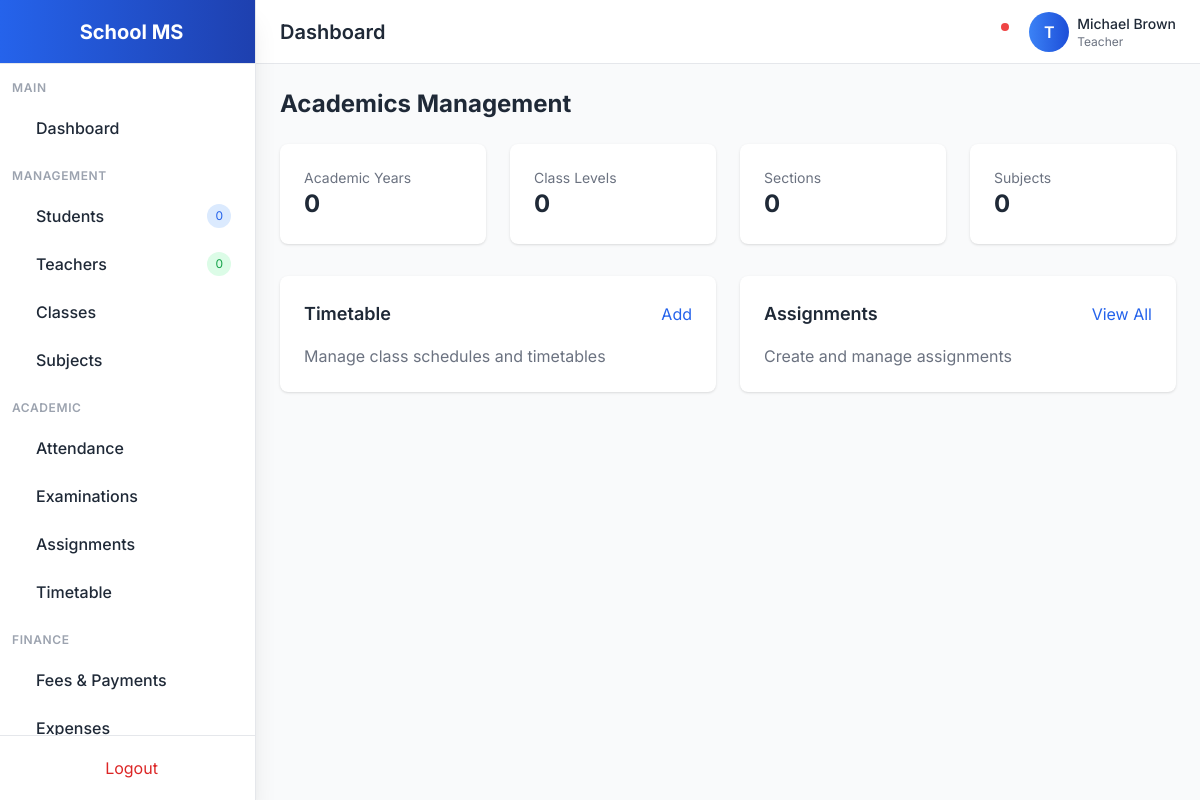
/academics/ (signed in), run on the app's committed database.
### accounts/models.py (models this page shows, shortened)
class User(AbstractUser):
    ROLE_CHOICES = [
        ('admin', 'Admin'),
        ('teacher', 'Teacher'),
        ('student', 'Student'),
        ('parent', 'Parent'),
    ]
    GENDER_CHOICES = [
        ('male', 'Male'),
        ('female', 'Female'),
        ('other', 'Other'),
    ]
    role = models.CharField(max_length=20, choices=ROLE_CHOICES, default='student')
    gender = models.CharField(max_length=10, choices=GENDER_CHOICES, blank=True)
    phone = models.CharField(max_length=20, blank=True)
    address = models.TextField(blank=True)
    photo = models.ImageField(upload_to='profiles/', blank=True, null=True)
    date_of_birth = models.DateField(null=True, blank=True)
    created_at = models.DateTimeField(auto_now_add=True)
    updated_at = models.DateTimeField(auto_now=True)
    class Meta:
        ordering = ['-created_at']

### academics/views.py (the view)
# urls.py: path('', views.academics_dashboard, name='academics-dashboard'),
@login_required
def academics_dashboard(request):
    return render(request, 'academics/dashboard.html')

### templates/academics/dashboard.html (shortened to what this page needs)
{% extends 'base.html' %}
{% block content %}
<h1 class="text-2xl font-bold mb-6">Academics Management</h1>
<div class="grid grid-cols-1 md:grid-cols-2 lg:grid-cols-4 gap-6 mb-8">
    <a href="{% url 'academic-year-list' %}" class="bg-white dark:bg-gray-800 p-6 rounded-lg shadow hover:shadow-lg transition">
        <h3 class="text-gray-500 dark:text-gray-400 text-sm">Academic Years</h3>
        <p class="text-2xl font-bold">{{ academic_years_count|default:0 }}</p>
    </a>
    <a href="{% url 'class-level-list' %}" class="bg-white dark:bg-gray-800 p-6 rounded-lg shadow hover:shadow-lg transition">
        <h3 class="text-gray-500 dark:text-gray-400 text-sm">Class Levels</h3>
        <p class="text-2xl font-bold">{{ class_levels_count|default:0 }}</p>
    </a>
    <a href="{% url 'class-section-list' %}" class="bg-white dark:bg-gray-800 p-6 rounded-lg shadow hover:shadow-lg transition">
        <h3 class="text-gray-500 dark:text-gray-400 text-sm">Sections</h3>
        <p class="text-2xl font-bold">{{ sections_count|default:0 }}</p>
    </a>
    <a href="{% url 'subject-list' %}" class="bg-white dark:bg-gray-800 p-6 rounded-lg shadow hover:shadow-lg transition">
        <h3 class="text-gray-500 dark:text-gray-400 text-sm">Subjects</h3>
        <p class="text-2xl font-bold">{{ subjects_count|default:0 }}</p>
    </a>
</div>
<div class="grid grid-cols-1 lg:grid-cols-2 gap-6">
    <div class="bg-white dark:bg-gray-800 p-6 rounded-lg shadow">
        <div class="flex justify-between items-center mb-4">
            <h2 class="text-lg font-semibold">Timetable</h2>
            <a href="{% url 'timetable-create' %}" class="text-blue-600 hover:underline">Add</a>
        </div>
        <p class="text-gray-500">Manage class schedules and timetables</p>
    </div>
    <div class="bg-white dark:bg-gray-800 p-6 rounded-lg shadow">
        <div class="flex justify-between items-center mb-4">
            <h2 class="text-lg font-semibold">Assignments</h2>
            <a href="{% url 'assignment-list' %}" class="text-blue-600 hover:underline">View All</a>
        </div>
        <p class="text-gray-500">Create and manage assignments</p>
    </div>
</div>
{% endblock %}

### templates/base.html (shortened to what this page needs)
<!DOCTYPE html>
<html lang="en" class="light">
<head>
    <script src="https://cdn.tailwindcss.com"></script>
    <link href="https://cdn.jsdelivr.net/npm/remixicon@3.5.0/fonts/remixicon.css" rel="stylesheet">
</head>
<body class="bg-gray-50 dark:bg-gray-900 text-gray-800 dark:text-gray-100 transition-colors duration-300">
    {% if user.is_authenticated %}
    <div class="flex h-screen overflow-hidden">
        <aside class="w-64 bg-white dark:bg-gray-800 border-r dark:border-gray-700 flex flex-col shadow-xl z-20">
            <div class="h-16 flex items-center justify-center border-b dark:border-gray-700 bg-gradient-to-r from-primary-600 to-primary-800">
                <span class="text-xl font-bold text-white">School MS</span>
            </div>
            <nav class="flex-1 overflow-y-auto py-4">
                <div class="px-3 mb-2">
                    <p class="text-xs font-semibold text-gray-400 uppercase tracking-wider">Main</p>
                </div>
                <a href="{% url 'dashboard' %}" class="sidebar-item flex items-center px-4 py-3 mx-2 rounded-lg {% if request.path == '/' or request.path == '/dashboard/' %}active{% else %}hover:bg-gray-100 dark:hover:bg-gray-700{% endif %}">
                    <span class="font-medium">Dashboard</span>
                </a>
                <div class="px-3 mt-4 mb-2">
                    <p class="text-xs font-semibold text-gray-400 uppercase tracking-wider">Management</p>
                </div>
                <a href="{% url 'student-list' %}" class="sidebar-item flex items-center px-4 py-3 mx-2 rounded-lg {% if 'student' in request.path %}active{% else %}hover:bg-gray-100 dark:hover:bg-gray-700{% endif %}">
                    <span class="font-medium">Students</span>
                    <span class="ml-auto bg-primary-100 dark:bg-primary-900 text-primary-600 dark:text-primary-300 text-xs px-2 py-1 rounded-full">{{ students_count|default:0 }}</span>
                </a>
                <a href="{% url 'teacher-list' %}" class="sidebar-item flex items-center px-4 py-3 mx-2 rounded-lg {% if 'teacher' in request.path %}active{% else %}hover:bg-gray-100 dark:hover:bg-gray-700{% endif %}">
                    <span class="font-medium">Teachers</span>
                    <span class="ml-auto bg-green-100 dark:bg-green-900 text-green-600 dark:text-green-300 text-xs px-2 py-1 rounded-full">{{ teachers_count|default:0 }}</span>
                </a>
                <a href="{% url 'class-section-list' %}" class="sidebar-item flex items-center px-4 py-3 mx-2 rounded-lg {% if 'class' in request.path %}active{% else %}hover:bg-gray-100 dark:hover:bg-gray-700{% endif %}">
                    <span class="font-medium">Classes</span>
                </a>
                <a href="{% url 'subject-list' %}" class="sidebar-item flex items-center px-4 py-3 mx-2 rounded-lg {% if 'subject' in request.path %}active{% else %}hover:bg-gray-100 dark:hover:bg-gray-700{% endif %}">
                    <span class="font-medium">Subjects</span>
                </a>
                <div class="px-3 mt-4 mb-2">
                    <p class="text-xs font-semibold text-gray-400 uppercase tracking-wider">Academic</p>
                </div>
                <a href="{% url 'attendance-list' %}" class="sidebar-item flex items-center px-4 py-3 mx-2 rounded-lg {% if 'attendance' in request.path %}active{% else %}hover:bg-gray-100 dark:hover:bg-gray-700{% endif %}">
                    <span class="font-medium">Attendance</span>
                </a>
                <a href="{% url 'exam-schedule-list' %}" class="sidebar-item flex items-center px-4 py-3 mx-2 rounded-lg {% if 'exam' in request.path or 'grade' in request.path %}active{% else %}hover:bg-gray-100 dark:hover:bg-gray-700{% endif %}">
                    <span class="font-medium">Examinations</span>
                </a>
                <a href="{% url 'assignment-list' %}" class="sidebar-item flex items-center px-4 py-3 mx-2 rounded-lg {% if 'assignment' in request.path %}active{% else %}hover:bg-gray-100 dark:hover:bg-gray-700{% endif %}">
                    <span class="font-medium">Assignments</span>
                </a>
                <a href="{% url 'timetable-list' %}" class="sidebar-item flex items-center px-4 py-3 mx-2 rounded-lg {% if 'timetable' in request.path %}active{% else %}hover:bg-gray-100 dark:hover:bg-gray-700{% endif %}">
                    <span class="font-medium">Timetable</span>
                </a>
                <div class="px-3 mt-4 mb-2">
                    <p class="text-xs font-semibold text-gray-400 uppercase tracking-wider">Finance</p>
                </div>
                <a href="{% url 'fee-payment-list' %}" class="sidebar-item flex items-center px-4 py-3 mx-2 rounded-lg {% if 'fee' in request.path or 'finance' in request.path %}active{% else %}hover:bg-gray-100 dark:hover:bg-gray-700{% endif %}">
                    <span class="font-medium">Fees & Payments</span>
                </a>
                <a href="{% url 'expense-list' %}" class="sidebar-item flex items-center px-4 py-3 mx-2 rounded-lg {% if 'expense' in request.path %}active{% else %}hover:bg-gray-100 dark:hover:bg-gray-700{% endif %}">
                    <span class="font-medium">Expenses</span>
                </a>
            </nav>
            <div class="p-3 border-t dark:border-gray-700">
                <a href="{% url 'logout' %}" class="flex items-center justify-center px-4 py-2 text-red-600 hover:bg-red-50 dark:hover:bg-red-900/20 rounded-lg transition">
                    <span>Logout</span>
                </a>
            </div>
        </aside>
        <div class="flex-1 flex flex-col overflow-hidden">
            <header class="h-16 bg-white dark:bg-gray-800 border-b dark:border-gray-700 flex items-center justify-between px-6 shadow-sm">
                <div class="flex items-center">
                    <h1 class="text-xl font-semibold">{% block page_title %}Dashboard{% endblock %}</h1>
                </div>
                <div class="flex items-center space-x-4">
                    <button onclick="toggleTheme()" class="p-2 rounded-lg hover:bg-gray-100 dark:hover:bg-gray-700 transition">
                    </button>
                    <div class="relative">
                        <button class="p-2 rounded-lg hover:bg-gray-100 dark:hover:bg-gray-700 transition">
                            <span class="absolute top-1 right-1 w-2 h-2 bg-red-500 rounded-full"></span>
                        </button>
                    </div>
                    <div class="flex items-center space-x-2">
                        <div class="w-10 h-10 rounded-full bg-gradient-to-r from-primary-500 to-primary-700 flex items-center justify-center text-white font-semibold">
                            {{ user.username|make_list|first|upper }}
                        </div>
                        <div class="hidden md:block">
                            <p class="text-sm font-medium">{{ user.get_full_name|default:user.username }}</p>
                            <p class="text-xs text-gray-500">{{ user.get_role_display }}</p>
                        </div>
                    </div>
                </div>
            </header>
            <main class="flex-1 overflow-y-auto p-6 bg-gray-50 dark:bg-gray-900">
                {% block content %}{% endblock %}
            </main>
        </div>
    </div>
    {% else %}
    <main class="min-h-screen flex items-center justify-center bg-gradient-to-br from-primary-600 via-primary-700 to-primary-900">
        {% block auth_content %}{% endblock %}
    </main>
    {% endif %}
</body>
</html>

### templates/base.html (style rules this page uses)
body { font-family: 'Inter', sans-serif; }

### data on the page
User: username|make_list "T", get_full_name "Michael Brown", role "Teacher"

### other printed values
{{ students_count|default:0 }} "0"
{{ teachers_count|default:0 }} "0"
{{ academic_years_count|default:0 }} "0"
{{ class_levels_count|default:0 }} "0"
{{ sections_count|default:0 }} "0"
{{ subjects_count|default:0 }} "0"
